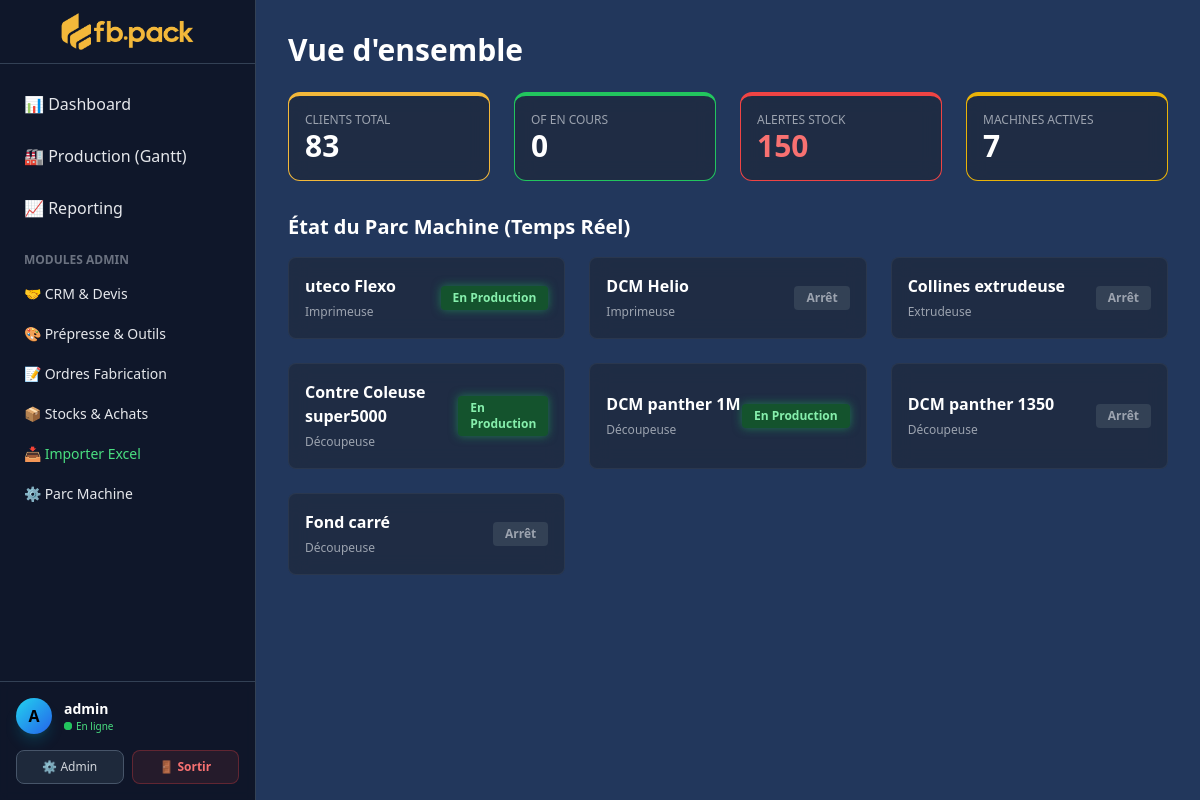
The app's page / (signed in) with its own data.
### core/models.py (models this page shows, shortened)
class Machine(models.Model):
    STATUS_CHOICES = [('RUN', 'En Production'), ('STOP', 'Arrêt'), ('MAINT', 'Maintenance'), ('PANNE', 'En Panne')]
    name = models.CharField("Nom Machine", max_length=100)
    type = models.CharField(max_length=50, choices=[('EXT', 'Extrudeuse'), ('IMP', 'Imprimeuse'), ('DEC', 'Découpeuse')])
    status = models.CharField(max_length=10, choices=STATUS_CHOICES, default='STOP')
    class Meta:
        verbose_name = "Machine"
        verbose_name_plural = "Machines"

### core/views.py (the view)
# urls.py: path('', views.dashboard, name='dashboard'),
def dashboard(request):
    context = {
        'count_clients': Client.objects.count(),
        'count_of_running': ProductionOrder.objects.filter(status='IN_PROGRESS').count(),
        'low_stock_count': len([m for m in Material.objects.all() if m.is_low_stock()]),
        'machines': Machine.objects.all(),
        'orders_per_machine': ProductionOrder.objects.values('machine__name').annotate(count=Count('id')),
    }
    return render(request, 'dashboard.html', context)

### core/models.py (called while the page is built)
    def is_low_stock(self):
        return self.quantity <= self.min_threshold

### templates/dashboard.html
{% extends 'base.html' %}
{% block content %}
<h2 class="text-3xl font-bold text-white mb-6">Vue d'ensemble</h2>
<div class="grid grid-cols-1 md:grid-cols-4 gap-6 mb-8">
    <div class="glass p-4 rounded-xl border-t-4 border-neon">
        <p class="text-gray-400 text-xs uppercase">Clients Total</p>
        <p class="text-3xl font-bold text-white">{{ count_clients }}</p>
    </div>
    <div class="glass p-4 rounded-xl border-t-4 border-green-500">
        <p class="text-gray-400 text-xs uppercase">OF en cours</p>
        <p class="text-3xl font-bold text-white">{{ count_of_running }}</p>
    </div>
    <div class="glass p-4 rounded-xl border-t-4 border-red-500">
        <p class="text-gray-400 text-xs uppercase">Alertes Stock</p>
        <p class="text-3xl font-bold text-red-400">{{ low_stock_count }}</p>
    </div>
    <div class="glass p-4 rounded-xl border-t-4 border-yellow-500">
        <p class="text-gray-400 text-xs uppercase">Machines Actives</p>
        <p class="text-3xl font-bold text-white">{{ machines.count }}</p>
    </div>
</div>
<h3 class="text-xl font-bold text-white mb-4">État du Parc Machine (Temps Réel)</h3>
<div class="grid grid-cols-1 md:grid-cols-2 lg:grid-cols-3 gap-6 mb-8">
    {% for m in machines %}
    <div class="glass p-4 rounded-lg flex items-center justify-between">
        <div>
            <h4 class="font-bold text-white">{{ m.name }}</h4>
            <span class="text-xs text-gray-400">{{ m.get_type_display }}</span>
        </div>
        <span class="px-3 py-1 rounded text-xs font-bold
            {% if m.status == 'RUN' %}bg-green-900 text-green-300 shadow-[0_0_10px_rgba(34,197,94,0.5)]
            {% elif m.status == 'PANNE' %}bg-red-900 text-red-300 animate-pulse
            {% elif m.status == 'MAINT' %}bg-yellow-900 text-yellow-300
            {% else %}bg-slate-700 text-gray-400{% endif %}">
            {{ m.get_status_display }}
        </span>
    </div>
    {% endfor %}
</div>
{% endblock %}

### templates/base.html (shortened to what this page needs)
{% load static %}
<!DOCTYPE html>
<html lang="fr" class="dark">
<head>
    <script src="https://cdn.tailwindcss.com"></script>
</head>
<body class="bg-darkbg text-gray-200 font-sans h-screen flex">
    <aside class="w-64 bg-slate-900 border-r border-slate-700 flex flex-col">
        <div class="h-16 flex items-center justify-center border-b border-slate-700 p-2">
    <img src="{% static 'logo.png' %}" alt="Logo" class="h-12 w-auto object-contain">
</div>
        <nav class="flex-1 py-4 space-y-1">
            <a href="{% url 'dashboard' %}" class="nav-link flex items-center px-6 py-3 transition">📊 Dashboard</a>
            <a href="{% url 'planning' %}" class="nav-link flex items-center px-6 py-3 transition">🏭 Production (Gantt)</a>
            <a href="{% url 'reporting' %}" class="nav-link flex items-center px-6 py-3 transition">📈 Reporting</a>
            <div class="pt-4 pb-1 px-6 text-xs font-bold text-gray-500 uppercase">Modules Admin</div>
            <a href="/admin/core/client/" class="nav-link flex items-center px-6 py-2 transition text-sm">🤝 CRM & Devis</a>
            <a href="/admin/core/technicalproduct/" class="nav-link flex items-center px-6 py-2 transition text-sm">🎨 Prépresse & Outils</a>
            <a href="/admin/core/productionorder/" class="nav-link flex items-center px-6 py-2 transition text-sm">📝 Ordres Fabrication</a>
            <a href="/admin/core/material/" class="nav-link flex items-center px-6 py-2 transition text-sm">📦 Stocks & Achats</a>
            <a href="{% url 'import_stock' %}" class="nav-link flex items-center px-6 py-2 transition text-sm text-green-400 hover:text-green-300">📥 Importer Excel</a>
            <a href="/admin/core/machine/" class="nav-link flex items-center px-6 py-2 transition text-sm">⚙️ Parc Machine</a>
        </nav>
        <div class="mt-auto border-t border-slate-700 p-4 bg-slate-900/80 backdrop-blur-sm">
            <div class="flex items-center gap-3 mb-4">
                <div class="h-9 w-9 rounded-full bg-gradient-to-br from-cyan-400 to-blue-600 flex items-center justify-center text-black font-bold shadow-lg shadow-cyan-500/20">
                    {{ user.username|slice:":1"|upper }}
                </div>
                <div class="overflow-hidden">
                    <p class="text-sm font-bold text-white truncate w-32">{{ user.username|default:"Utilisateur" }}</p>
                    <p class="text-[10px] text-green-400 flex items-center gap-1">
                        <span class="relative flex h-2 w-2">
                          <span class="relative inline-flex rounded-full h-2 w-2 bg-green-500"></span>
                        </span>
                        En ligne
                    </p>
                </div>
            </div>
            <div class="grid grid-cols-2 gap-2">
                <a href="/admin/" class="flex items-center justify-center gap-1 text-xs font-medium bg-slate-800 hover:bg-slate-700 text-gray-300 py-2 rounded-lg border border-slate-600 transition duration-200">
                    ⚙️ Admin
                </a>
                <form action="{% url 'logout' %}" method="post" class="w-full">
                    <button type="submit" class="w-full flex items-center justify-center gap-1 text-xs font-bold bg-red-500/10 hover:bg-red-500/20 text-red-400 border border-red-500/30 py-2 rounded-lg transition duration-200">
                        🚪 Sortir
                    </button>
                </form>
            </div>
        </div>
    </aside>
    <main class="flex-1 overflow-auto p-8 relative">
        {% block content %}{% endblock %}
    </main>
</body>
</html>

### templates/base.html (style rules this page uses)
.glass { background: rgba(30, 41, 59, 0.7); backdrop-filter: blur(10px); border: 1px solid rgba(255,255,255,0.05); }

### records on screen
Machine: name "uteco Flexo", type "Imprimeuse", status "En Production"
Machine: name "DCM Helio", type "Imprimeuse", status "Arrêt"
Machine: name "Collines extrudeuse", type "Extrudeuse", status "Arrêt"
Machine: name "Contre Coleuse super5000", type "Découpeuse", status "En Production"
Machine: name "DCM panther 1M", type "Découpeuse", status "En Production"
Machine: name "DCM panther 1350", type "Découpeuse", status "Arrêt"
Machine: name "Fond carré", type "Découpeuse", status "Arrêt"

### other values on screen
{{ user.username|slice:":1"|upper }} "A"
{{ user.username|default:"Utilisateur" }} "admin"
{{ count_clients }} "83"
{{ count_of_running }} "0"
{{ low_stock_count }} "150"
{{ machines.count }} "7"
